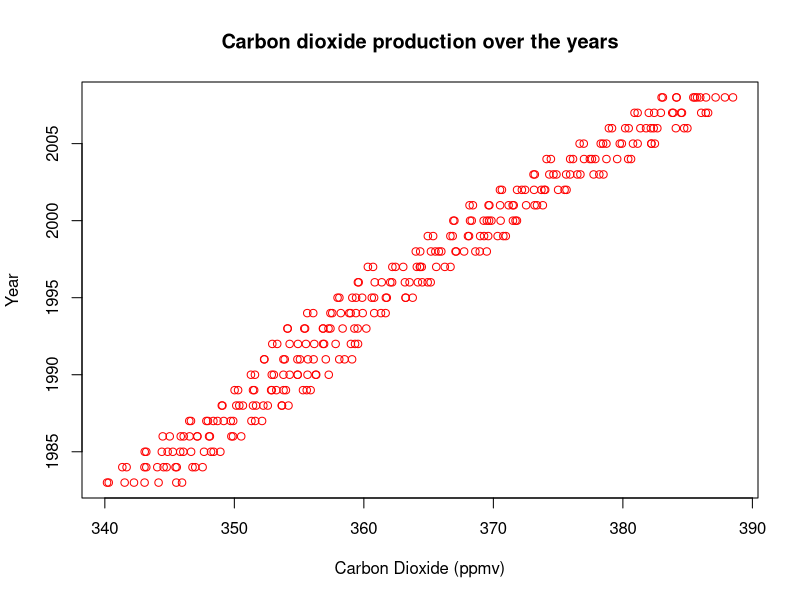
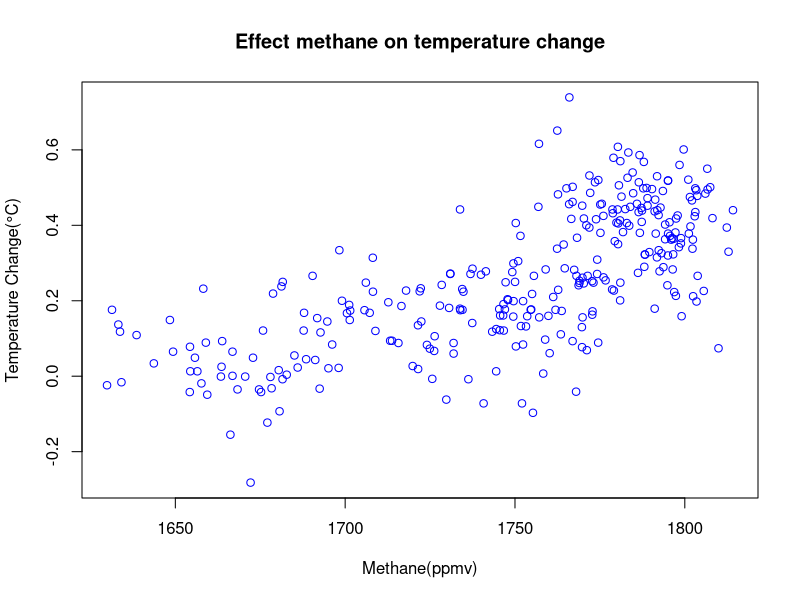
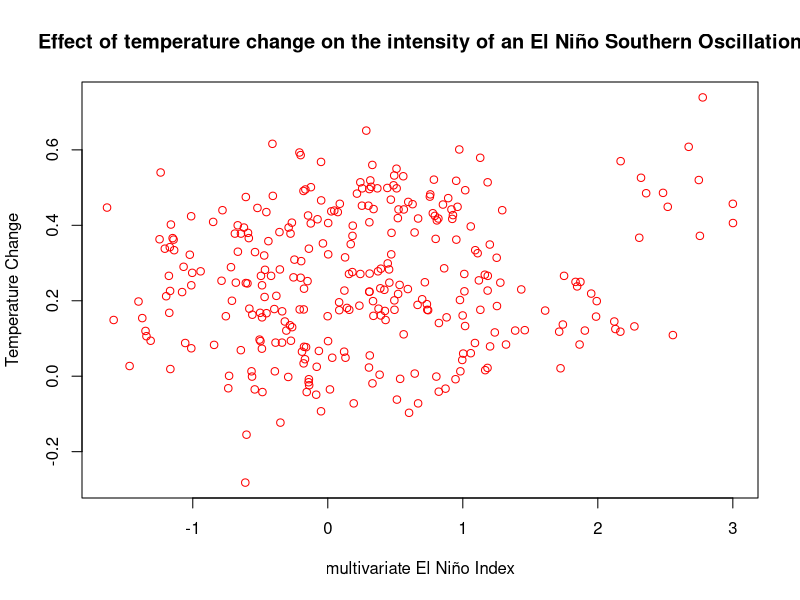
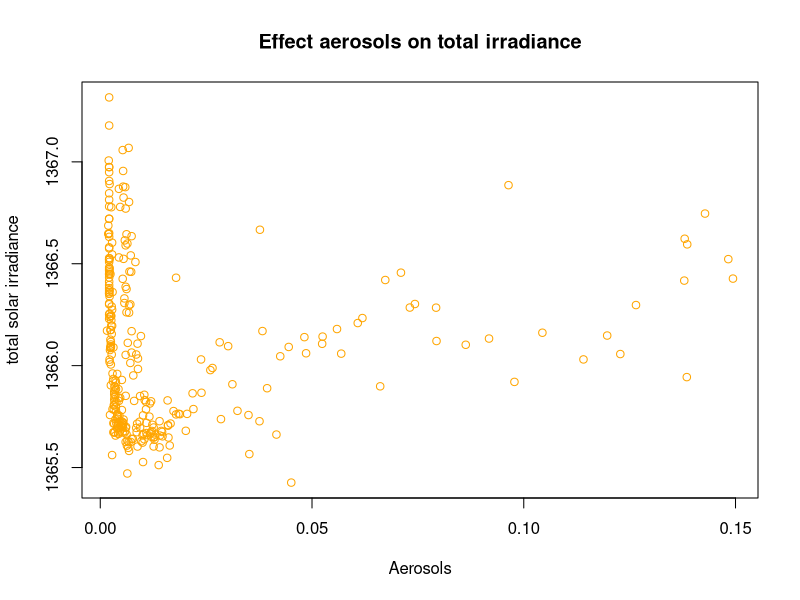
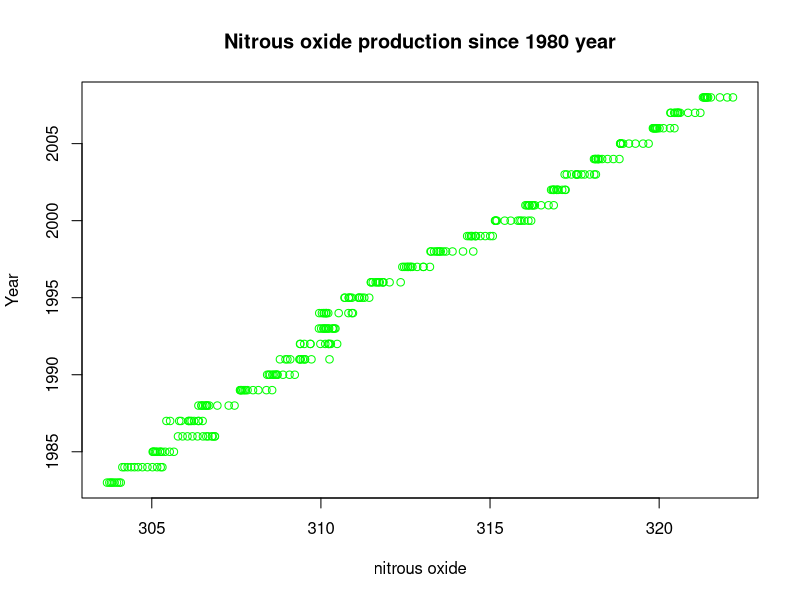

These charts were generated, in order, by the following R code:
## ---- chunk 1
install.packages("tidyverse")
install.packages("corrplot")
install.packages("Metrics")

## ---- chunk 2
library(tidyverse)
library(ggplot2)
library(corrplot)
library(Metrics)
## ---- chunk 3
climate_change <- read.csv("climate_change.csv")

structure(climate_change)
## ---- chunk 4
model <- lm(carbon_dioxide ~ Year, data = climate_change)
#predicting the amount of co2 in the atmosphere by 2050
test <- data.frame(Year = c(2050))

# Predict the position with the model and test data
predictedCO2 <- predict(model, test)
cat("the amount of co2 in the atmosphere by 2050 will be: ", predictedCO2)

## ---- chunk 5
plot(climate_change$carbon_dioxide, climate_change$Year, xlab = "Carbon Dioxide (ppmv)", ylab= "Year", main = "Carbon dioxide production over the years", col = "red")
## ---- chunk 6
model <- lm(temp_change ~ methane, data = climate_change)
#predicting the change in temperature when methane level is 2000
test <- data.frame(methane = c(2000))

# Predict the temperature change in celsius with the model and test data
predictedTemperature <- predict(model, test)
cat("the change in temperature when there is a methane production of 2000 ppmv is: ", predictedTemperature, "°C")

## ---- chunk 7

plot(climate_change$methane, climate_change$temp_change, xlab = "Methane(ppmv)", ylab= "Temperature Change(°C)", main = "Effect methane on temperature change", col = "blue")

## ---- chunk 8
model <- lm(MEI ~ temp_change, data = climate_change)
#predicting the change in MEI when temperature chagnes by 1 degree celcius
test <- data.frame(temp_change = c(1))

# Predict the temperature change in celsius with the model and test data
predictedMEI <- predict(model, test)
cat("If the temperature changes by 1°C the IME will change by: ", predictedMEI, "ppmv")


## ---- chunk 9
plot(climate_change$MEI, climate_change$temp_change, xlab = "multivariate El Niño Index", ylab= "Temperature Change", main = "Effect of temperature change on the intensity of an El Niño Southern Oscillation", col = "red")
## ---- chunk 10
model <- lm(totalsolar_irradiance ~ Aerosols, data = climate_change)
#predicting the change solar irradiance when aerosols are 0.1863
test <- data.frame(Aerosols = c(0.1863))

# Predict the temperature change in celsius with the model and test data
predictedTSI <- predict(model, test)
cat("0.1863nm aerosols will lead to : ", predictedTSI, "solar irradiance per unit area")

## ---- chunk 11
plot(climate_change$Aerosols, climate_change$totalsolar_irradiance, xlab = "Aerosols", ylab= "total solar irradiance", main = "Effect aerosols on total irradiance", col = "orange")
## ---- chunk 12
model <- lm(nitrous_oxide ~ Year, data = climate_change)
#predicting the change N2O by 2030
test <- data.frame(Year = c(2030))

# Predict the temperature change in celsius with the model and test data
predictedN2O <- predict(model, test)
cat("the amount of nitrous oxide in the air by 2030 will be: ", predictedN2O, "ppmv")

## ---- chunk 13
plot(climate_change$nitrous_oxide, climate_change$Year, xlab = "nitrous oxide", ylab= "Year", main = "Nitrous oxide production since 1980 year", col = "green")
